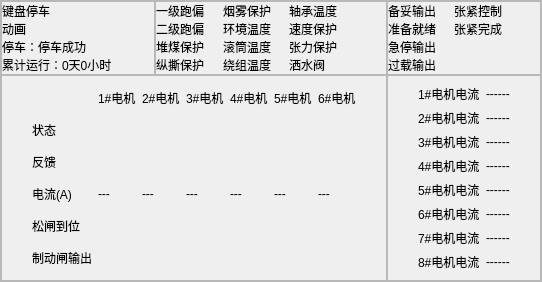
          <widget class="QWidget" name="page3">
           <layout class="QVBoxLayout" name="verticalLayout_4">
            <property name="spacing">
             <number>0</number>
            </property>
            <property name="leftMargin">
             <number>0</number>
            </property>
            <property name="topMargin">
             <number>0</number>
            </property>
            <property name="rightMargin">
             <number>0</number>
            </property>
            <property name="bottomMargin">
             <number>0</number>
            </property>
            <item>
             <widget class="QFrame" name="frame">
              <property name="frameShape">
               <enum>QFrame::StyledPanel</enum>
              </property>
              <property name="frameShadow">
               <enum>QFrame::Raised</enum>
              </property>
              <property name="lineWidth">
               <number>0</number>
              </property>
              <layout class="QGridLayout" name="gridLayout_2" rowstretch="3,4" columnstretch="2,3,2">
               <property name="leftMargin">
                <number>0</number>
               </property>
               <property name="topMargin">
                <number>0</number>
               </property>
               <property name="rightMargin">
                <number>0</number>
               </property>
               <property name="bottomMargin">
                <number>0</number>
               </property>
               <property name="spacing">
                <number>0</number>
               </property>
               <item row="0" column="0">
                <widget class="QFrame" name="page2_animat_2">
                 <property name="frameShape">
                  <enum>QFrame::StyledPanel</enum>
                 </property>
                 <property name="frameShadow">
                  <enum>QFrame::Raised</enum>
                 </property>
                 <property name="lineWidth">
                  <number>0</number>
                 </property>
                 <layout class="QVBoxLayout" name="verticalLayout_5" stretch="1,4,1,1">
                  <property name="spacing">
                   <number>0</number>
                  </property>
                  <property name="leftMargin">
                   <number>0</number>
                  </property>
                  <property name="topMargin">
                   <number>0</number>
                  </property>
                  <property name="rightMargin">
                   <number>0</number>
                  </property>
                  <property name="bottomMargin">
                   <number>0</number>
                  </property>
                  <item>
                   <widget class="QLabel" name="page2_animate_stop_2">
                    <property name="text">
                     <string>键盘停车</string>
                    </property>
                   </widget>
                  </item>
                  <item>
                   <widget class="QLabel" name="page2_animat_animat_2">
                    <property name="text">
                     <string>动画</string>
                    </property>
                   </widget>
                  </item>
                  <item>
                   <widget class="QLabel" name="page2_animat_stopState_2">
                    <property name="text">
                     <string>停车：停车成功</string>
                    </property>
                   </widget>
                  </item>
                  <item>
                   <widget class="QLabel" name="page2_animat_time_2">
                    <property name="text">
                     <string>累计运行：0天0小时</string>
                    </property>
                   </widget>
                  </item>
                 </layout>
                </widget>
               </item>
               <item row="0" column="1">
                <widget class="QFrame" name="page2_param_2">
                 <property name="frameShape">
                  <enum>QFrame::StyledPanel</enum>
                 </property>
                 <property name="frameShadow">
                  <enum>QFrame::Raised</enum>
                 </property>
                 <layout class="QGridLayout" name="gridLayout_7">
                  <property name="leftMargin">
                   <number>0</number>
                  </property>
                  <property name="topMargin">
                   <number>0</number>
                  </property>
                  <property name="rightMargin">
                   <number>30</number>
                  </property>
                  <property name="bottomMargin">
                   <number>0</number>
                  </property>
                  <property name="spacing">
                   <number>0</number>
                  </property>
                  <item row="0" column="0">
                   <widget class="QLabel" name="yijipaopian_2">
                    <property name="text">
                     <string>一级跑偏</string>
                    </property>
                   </widget>
                  </item>
                  <item row="0" column="1">
                   <widget class="QLabel" name="yijipaopian_state_2">
                    <property name="text">
                     <string/>
                    </property>
                   </widget>
                  </item>
                  <item row="0" column="2">
                   <widget class="QLabel" name="yanwubaohu_2">
                    <property name="text">
                     <string>烟雾保护</string>
                    </property>
                   </widget>
                  </item>
                  <item row="0" column="3">
                   <widget class="QLabel" name="yanwubaohu_state_2">
                    <property name="text">
                     <string/>
                    </property>
                   </widget>
                  </item>
                  <item row="0" column="4">
                   <widget class="QLabel" name="chouchengwendu_2">
                    <property name="text">
                     <string>轴承温度</string>
                    </property>
                   </widget>
                  </item>
                  <item row="0" column="5">
                   <widget class="QLabel" name="chouchengwendu_state_2">
                    <property name="text">
                     <string/>
                    </property>
                   </widget>
                  </item>
                  <item row="1" column="0">
                   <widget class="QLabel" name="erjipaopian_2">
                    <property name="text">
                     <string>二级跑偏</string>
                    </property>
                   </widget>
                  </item>
                  <item row="1" column="1">
                   <widget class="QLabel" name="erjipaopian_state_2">
                    <property name="text">
                     <string/>
                    </property>
                   </widget>
                  </item>
                  <item row="1" column="2">
                   <widget class="QLabel" name="huanjingwendu_2">
                    <property name="text">
                     <string>环境温度</string>
                    </property>
                   </widget>
                  </item>
                  <item row="1" column="3">
                   <widget class="QLabel" name="huanjingwendu_state_2">
                    <property name="text">
                     <string/>
                    </property>
                   </widget>
                  </item>
                  <item row="1" column="4">
                   <widget class="QLabel" name="sudubaohu_2">
                    <property name="text">
                     <string>速度保护</string>
                    </property>
                   </widget>
                  </item>
                  <item row="1" column="5">
                   <widget class="QLabel" name="sudubaohu_state_2">
                    <property name="text">
                     <string/>
                    </property>
                   </widget>
                  </item>
                  <item row="2" column="0">
                   <widget class="QLabel" name="duimeibaohu_2">
                    <property name="text">
                     <string>堆煤保护</string>
                    </property>
                   </widget>
                  </item>
                  <item row="2" column="1">
                   <widget class="QLabel" name="duimeibaohu_state_2">
                    <property name="text">
                     <string/>
                    </property>
                   </widget>
                  </item>
                  <item row="2" column="2">
                   <widget class="QLabel" name="guntongwendu_2">
                    <property name="text">
                     <string>滚筒温度</string>
                    </property>
                   </widget>
                  </item>
                  <item row="2" column="3">
                   <widget class="QLabel" name="guntongwendu_state_2">
                    <property name="text">
                     <string/>
                    </property>
                   </widget>
                  </item>
                  <item row="2" column="4">
                   <widget class="QLabel" name="zhanglibaohu_2">
                    <property name="text">
                     <string>张力保护</string>
                    </property>
                   </widget>
                  </item>
                  <item row="2" column="5">
                   <widget class="QLabel" name="zhanglibaohu_state_2">
                    <property name="text">
                     <string/>
                    </property>
                   </widget>
                  </item>
                  <item row="3" column="0">
                   <widget class="QLabel" name="zongsibaohu_2">
                    <property name="text">
                     <string>纵撕保护</string>
                    </property>
                   </widget>
                  </item>
                  <item row="3" column="1">
                   <widget class="QLabel" name="zongsibaohu_state_2">
                    <property name="text">
                     <string/>
                    </property>
                   </widget>
                  </item>
                  <item row="3" column="2">
                   <widget class="QLabel" name="raozuwendu_2">
                    <property name="text">
                     <string>绕组温度</string>
                    </property>
                   </widget>
                  </item>
                  <item row="3" column="3">
                   <widget class="QLabel" name="raozuwendu_state_2">
                    <property name="text">
                     <string/>
                    </property>
                   </widget>
                  </item>
                  <item row="3" column="4">
                   <widget class="QLabel" name="sashuifa_2">
                    <property name="text">
                     <string>洒水阀</string>
                    </property>
                   </widget>
                  </item>
                  <item row="3" column="5">
                   <widget class="QLabel" name="sashuifa_state_2">
                    <property name="text">
                     <string/>
                    </property>
                   </widget>
                  </item>
                 </layout>
                </widget>
               </item>
               <item row="0" column="2">
                <widget class="QFrame" name="page2_param2_2">
                 <property name="frameShape">
                  <enum>QFrame::StyledPanel</enum>
                 </property>
                 <property name="frameShadow">
                  <enum>QFrame::Raised</enum>
                 </property>
                 <layout class="QGridLayout" name="gridLayout_8">
                  <property name="leftMargin">
                   <number>0</number>
                  </property>
                  <property name="topMargin">
                   <number>0</number>
                  </property>
                  <property name="rightMargin">
                   <number>20</number>
                  </property>
                  <property name="bottomMargin">
                   <number>0</number>
                  </property>
                  <property name="spacing">
                   <number>0</number>
                  </property>
                  <item row="0" column="0">
                   <widget class="QLabel" name="beituoshuchu_2">
                    <property name="text">
                     <string>备妥输出</string>
                    </property>
                   </widget>
                  </item>
                  <item row="0" column="1">
                   <widget class="QLabel" name="beituoshuchu_state_2">
                    <property name="text">
                     <string/>
                    </property>
                   </widget>
                  </item>
                  <item row="0" column="2">
                   <widget class="QLabel" name="zhangjinkongzhi_2">
                    <property name="text">
                     <string>张紧控制</string>
                    </property>
                   </widget>
                  </item>
                  <item row="0" column="3">
                   <widget class="QLabel" name="zhangjinkongzhi_state_2">
                    <property name="text">
                     <string/>
                    </property>
                   </widget>
                  </item>
                  <item row="1" column="0">
                   <widget class="QLabel" name="zhunbeijiuxu_2">
                    <property name="text">
                     <string>准备就绪</string>
                    </property>
                   </widget>
                  </item>
                  <item row="1" column="1">
                   <widget class="QLabel" name="zhunbeijiuxu_state_2">
                    <property name="text">
                     <string/>
                    </property>
                   </widget>
                  </item>
                  <item row="1" column="2">
                   <widget class="QLabel" name="zhangjinwancheng_2">
                    <property name="text">
                     <string>张紧完成</string>
                    </property>
                   </widget>
                  </item>
                  <item row="1" column="3">
                   <widget class="QLabel" name="zhangjinwancheng_state_2">
                    <property name="text">
                     <string/>
                    </property>
                   </widget>
                  </item>
                  <item row="2" column="0">
                   <widget class="QLabel" name="jitingshuchu_2">
                    <property name="text">
                     <string>急停输出</string>
                    </property>
                   </widget>
                  </item>
                  <item row="2" column="1">
                   <widget class="QLabel" name="jitingshuchu_state_2">
                    <property name="text">
                     <string/>
                    </property>
                   </widget>
                  </item>
                  <item row="3" column="0">
                   <widget class="QLabel" name="guozaishuchu_2">
                    <property name="text">
                     <string>过载输出</string>
                    </property>
                   </widget>
                  </item>
                  <item row="3" column="1">
                   <widget class="QLabel" name="guozaishuchu_state_2">
                    <property name="text">
                     <string/>
                    </property>
                   </widget>
                  </item>
                 </layout>
                </widget>
               </item>
               <item row="1" column="0" colspan="2">
                <widget class="QFrame" name="page2_state_2">
                 <property name="frameShape">
                  <enum>QFrame::StyledPanel</enum>
                 </property>
                 <property name="frameShadow">
                  <enum>QFrame::Raised</enum>
                 </property>
                 <layout class="QGridLayout" name="gridLayout_9">
                  <property name="leftMargin">
                   <number>30</number>
                  </property>
                  <property name="rightMargin">
                   <number>30</number>
                  </property>
                  <item row="0" column="2">
                   <widget class="QLabel" name="label_56">
                    <property name="text">
                     <string>2#电机</string>
                    </property>
                   </widget>
                  </item>
                  <item row="0" column="1">
                   <widget class="QLabel" name="label_57">
                    <property name="text">
                     <string>1#电机</string>
                    </property>
                   </widget>
                  </item>
                  <item row="0" column="4">
                   <widget class="QLabel" name="label_60">
                    <property name="text">
                     <string>4#电机</string>
                    </property>
                   </widget>
                  </item>
                  <item row="0" column="5">
                   <widget class="QLabel" name="label_61">
                    <property name="text">
                     <string>5#电机</string>
                    </property>
                   </widget>
                  </item>
                  <item row="0" column="6">
                   <widget class="QLabel" name="label_62">
                    <property name="text">
                     <string>6#电机</string>
                    </property>
                   </widget>
                  </item>
                  <item row="0" column="3">
                   <widget class="QLabel" name="label_64">
                    <property name="text">
                     <string>3#电机</string>
                    </property>
                   </widget>
                  </item>
                  <item row="0" column="0">
                   <widget class="QLabel" name="label_65">
                    <property name="text">
                     <string/>
                    </property>
                   </widget>
                  </item>
                  <item row="1" column="0">
                   <widget class="QLabel" name="label_66">
                    <property name="text">
                     <string>状态</string>
                    </property>
                   </widget>
                  </item>
                  <item row="1" column="1">
                   <widget class="QLabel" name="page2_state11_2">
                    <property name="minimumSize">
                     <size>
                      <width>0</width>
                      <height>0</height>
                     </size>
                    </property>
                    <property name="maximumSize">
                     <size>
                      <width>1664545</width>
                      <height>16777215</height>
                     </size>
                    </property>
                    <property name="text">
                     <string/>
                    </property>
                   </widget>
                  </item>
                  <item row="1" column="2">
                   <widget class="QLabel" name="page2_state12_2">
                    <property name="text">
                     <string/>
                    </property>
                   </widget>
                  </item>
                  <item row="1" column="3">
                   <widget class="QLabel" name="page2_state13_2">
                    <property name="text">
                     <string/>
                    </property>
                   </widget>
                  </item>
                  <item row="1" column="4">
                   <widget class="QLabel" name="page2_state14_2">
                    <property name="text">
                     <string/>
                    </property>
                   </widget>
                  </item>
                  <item row="3" column="3">
                   <widget class="QLabel" name="page2_state33_2">
                    <property name="text">
                     <string>---</string>
                    </property>
                   </widget>
                  </item>
                  <item row="3" column="4">
                   <widget class="QLabel" name="page2_state34_2">
                    <property name="text">
                     <string>---</string>
                    </property>
                   </widget>
                  </item>
                  <item row="3" column="2">
                   <widget class="QLabel" name="page2_state32_2">
                    <property name="text">
                     <string>---</string>
                    </property>
                   </widget>
                  </item>
                  <item row="2" column="3">
                   <widget class="QLabel" name="page2_state23_2">
                    <property name="text">
                     <string/>
                    </property>
                   </widget>
                  </item>
                  <item row="3" column="5">
                   <widget class="QLabel" name="page2_state35_2">
                    <property name="text">
                     <string>---</string>
                    </property>
                   </widget>
                  </item>
                  <item row="2" column="4">
                   <widget class="QLabel" name="page2_state24_2">
                    <property name="text">
                     <string/>
                    </property>
                   </widget>
                  </item>
                  <item row="2" column="6">
                   <widget class="QLabel" name="page2_state26_2">
                    <property name="text">
                     <string/>
                    </property>
                   </widget>
                  </item>
                  <item row="3" column="6">
                   <widget class="QLabel" name="page2_state36_2">
                    <property name="text">
                     <string>---</string>
                    </property>
                   </widget>
                  </item>
                  <item row="4" column="0">
                   <widget class="QLabel" name="label_85">
                    <property name="text">
                     <string>松闸到位</string>
                    </property>
                   </widget>
                  </item>
                  <item row="4" column="1">
                   <widget class="QLabel" name="page2_state41_2">
                    <property name="text">
                     <string/>
                    </property>
                   </widget>
                  </item>
                  <item row="4" column="2">
                   <widget class="QLabel" name="page2_state42_2">
                    <property name="text">
                     <string/>
                    </property>
                   </widget>
                  </item>
                  <item row="1" column="6">
                   <widget class="QLabel" name="page2_state16_2">
                    <property name="text">
                     <string/>
                    </property>
                   </widget>
                  </item>
                  <item row="4" column="3">
                   <widget class="QLabel" name="page2_state43_2">
                    <property name="text">
                     <string/>
                    </property>
                   </widget>
                  </item>
                  <item row="1" column="5">
                   <widget class="QLabel" name="page2_state15_2">
                    <property name="text">
                     <string/>
                    </property>
                   </widget>
                  </item>
                  <item row="2" column="1">
                   <widget class="QLabel" name="page2_state_22">
                    <property name="text">
                     <string/>
                    </property>
                   </widget>
                  </item>
                  <item row="2" column="2">
                   <widget class="QLabel" name="page2_state22_2">
                    <property name="text">
                     <string/>
                    </property>
                   </widget>
                  </item>
                  <item row="3" column="0">
                   <widget class="QLabel" name="label_78">
                    <property name="text">
                     <string>电流(A)</string>
                    </property>
                   </widget>
                  </item>
                  <item row="2" column="0">
                   <widget class="QLabel" name="label_71">
                    <property name="text">
                     <string>反馈</string>
                    </property>
                   </widget>
                  </item>
                  <item row="2" column="5">
                   <widget class="QLabel" name="page2_state25_2">
                    <property name="text">
                     <string/>
                    </property>
                   </widget>
                  </item>
                  <item row="3" column="1">
                   <widget class="QLabel" name="page2_state31_2">
                    <property name="text">
                     <string>---</string>
                    </property>
                   </widget>
                  </item>
                  <item row="5" column="6">
                   <widget class="QLabel" name="page2_state56_2">
                    <property name="text">
                     <string/>
                    </property>
                   </widget>
                  </item>
                  <item row="5" column="1">
                   <widget class="QLabel" name="page2_state51_2">
                    <property name="text">
                     <string/>
                    </property>
                   </widget>
                  </item>
                  <item row="5" column="5">
                   <widget class="QLabel" name="page2_state55_2">
                    <property name="text">
                     <string/>
                    </property>
                   </widget>
                  </item>
                  <item row="5" column="4">
                   <widget class="QLabel" name="page2_state54_2">
                    <property name="text">
                     <string/>
                    </property>
                   </widget>
                  </item>
                  <item row="5" column="3">
                   <widget class="QLabel" name="page2_state53_2">
                    <property name="text">
                     <string/>
                    </property>
                   </widget>
                  </item>
                  <item row="4" column="5">
                   <widget class="QLabel" name="page2_state45_2">
                    <property name="text">
                     <string/>
                    </property>
                   </widget>
                  </item>
                  <item row="4" column="6">
                   <widget class="QLabel" name="page2_state46_2">
                    <property name="text">
                     <string/>
                    </property>
                   </widget>
                  </item>
                  <item row="4" column="4">
                   <widget class="QLabel" name="page2_state44_2">
                    <property name="text">
                     <string/>
                    </property>
                   </widget>
                  </item>
                  <item row="5" column="2">
                   <widget class="QLabel" name="page2_state52_2">
                    <property name="text">
                     <string/>
                    </property>
                   </widget>
                  </item>
                  <item row="5" column="0">
                   <widget class="QLabel" name="label_92">
                    <property name="text">
                     <string>制动闸输出</string>
                    </property>
                   </widget>
                  </item>
                 </layout>
                </widget>
               </item>
               <item row="1" column="2">
                <widget class="QFrame" name="page2_elec_2">
                 <property name="frameShape">
                  <enum>QFrame::StyledPanel</enum>
                 </property>
                 <property name="frameShadow">
                  <enum>QFrame::Raised</enum>
                 </property>
                 <property name="lineWidth">
                  <number>-1</number>
                 </property>
                 <layout class="QGridLayout" name="gridLayout_10">
                  <property name="leftMargin">
                   <number>30</number>
                  </property>
                  <property name="rightMargin">
                   <number>30</number>
                  </property>
                  <item row="0" column="0">
                   <widget class="QLabel" name="label_67">
                    <property name="text">
                     <string>1#电机电流</string>
                    </property>
                   </widget>
                  </item>
                  <item row="0" column="1">
                   <widget class="QLabel" name="page2_elec_elec1_2">
                    <property name="text">
                     <string>------</string>
                    </property>
                   </widget>
                  </item>
                  <item row="1" column="0">
                   <widget class="QLabel" name="label_95">
                    <property name="text">
                     <string>2#电机电流</string>
                    </property>
                   </widget>
                  </item>
                  <item row="1" column="1">
                   <widget class="QLabel" name="page2_elec_elec2_2">
                    <property name="text">
                     <string>------</string>
                    </property>
                   </widget>
                  </item>
                  <item row="2" column="0">
                   <widget class="QLabel" name="label_97">
                    <property name="text">
                     <string>3#电机电流</string>
                    </property>
                   </widget>
                  </item>
                  <item row="2" column="1">
                   <widget class="QLabel" name="page2_elec_elec3_2">
                    <property name="text">
                     <string>------</string>
                    </property>
                   </widget>
                  </item>
                  <item row="3" column="0">
                   <widget class="QLabel" name="label_99">
                    <property name="text">
                     <string>4#电机电流</string>
                    </property>
                   </widget>
                  </item>
                  <item row="3" column="1">
                   <widget class="QLabel" name="page2_elec_elec4_2">
                    <property name="text">
                     <string>------</string>
                    </property>
                   </widget>
                  </item>
                  <item row="4" column="0">
                   <widget class="QLabel" name="label_101">
                    <property name="text">
                     <string>5#电机电流</string>
                    </property>
                   </widget>
                  </item>
                  <item row="4" column="1">
                   <widget class="QLabel" name="page2_elec_elec5_2">
                    <property name="text">
                     <string>------</string>
                    </property>
                   </widget>
                  </item>
                  <item row="5" column="0">
                   <widget class="QLabel" name="label_108">
                    <property name="text">
                     <string>6#电机电流</string>
                    </property>
                   </widget>
                  </item>
                  <item row="5" column="1">
                   <widget class="QLabel" name="page2_elec_elec6_2">
                    <property name="text">
                     <string>------</string>
                    </property>
                   </widget>
                  </item>
                  <item row="6" column="0">
                   <widget class="QLabel" name="label_109">
                    <property name="text">
                     <string>7#电机电流</string>
                    </property>
                   </widget>
                  </item>
                  <item row="6" column="1">
                   <widget class="QLabel" name="page2_elec_elec7_2">
                    <property name="text">
                     <string>------</string>
                    </property>
                   </widget>
                  </item>
                  <item row="7" column="0">
                   <widget class="QLabel" name="label_104">
                    <property name="text">
                     <string>8#电机电流</string>
                    </property>
                   </widget>
                  </item>
                  <item row="7" column="1">
                   <widget class="QLabel" name="page2_elec_elec8_2">
                    <property name="text">
                     <string>------</string>
                    </property>
                   </widget>
                  </item>
                 </layout>
                </widget>
               </item>
              </layout>
             </widget>
            </item>
           </layout>
          </widget>
